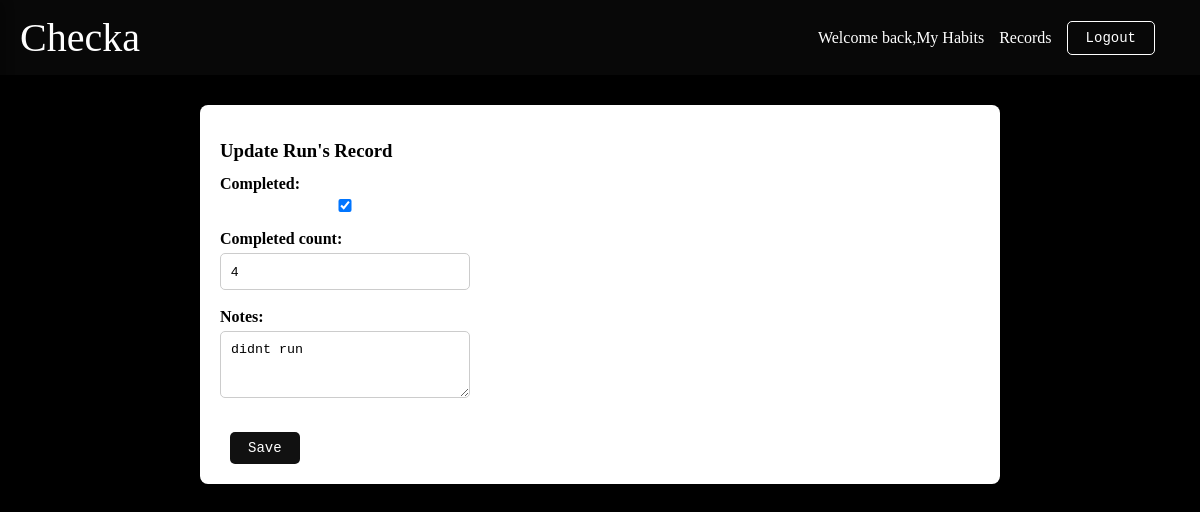
The app's page /records/2 (signed in) with its own data.
### checka/models.py (models this page shows, shortened)
class HabitRecord(models.Model):
    habit = models.ForeignKey(Habit, on_delete=models.CASCADE, related_name='records')
    date = models.DateField(default=date.today)
    completed = models.BooleanField(default=False)
    completed_count = models.PositiveIntegerField(default=0)
    notes = models.TextField(blank=True, null=True)
    created_at = models.DateTimeField(auto_now_add=True)
    class Meta:
        unique_together = ['habit', 'date']

class Habit(models.Model):
    FREQUENCY_CHOICES = (
        ('DAILY', 'Daily'),
        ('WEEKLY', 'Weekly'),
        ('MONTHLY', 'Monthly'),
    )
    user = models.ForeignKey(User, on_delete=models.CASCADE, related_name='habits')
    name = models.CharField(max_length=100)
    description = models.TextField(blank=True, null=True)
    category = models.ForeignKey(Category, on_delete=models.SET_NULL, null=True, blank=True, related_name='habits')
    is_active = models.BooleanField(default=True)
    frequency = models.CharField(max_length=20, choices=FREQUENCY_CHOICES, default='DAILY')
    target_count = models.PositiveIntegerField(default=1)
    created_at = models.DateTimeField(auto_now_add=True)
    updated_at = models.DateTimeField(auto_now=True)
    class Meta:
        unique_together = ['user', 'name']

### checka/views.py (the view)
# urls.py: path('records/<int:pk>', views.habit_record_edit, name='records_update'),
@login_required(login_url=settings.LOGIN_URL)
def habit_record_edit(request, pk):
    record = HabitRecord.objects.get(id=pk)
    form = HabitRecordForm(instance=record)
    if request.method == 'POST':
        form = HabitRecordForm(request.POST, instance=record)
        if form.is_valid():
            form.save()
            return redirect("records")
    context = {"form": form, "record": record}
    return render(request, "checka/habit_record_update.html", context)

### checka/forms.py
class HabitRecordForm(forms.ModelForm):
    class Meta:
        model = HabitRecord
        fields = ['completed', 'completed_count', 'notes']
        widgets = {
            'notes': forms.Textarea(attrs={'rows': 3}),
        }

### checka/templates/checka/habit_record_update.html (shortened to what this page needs)
{% extends 'base.html' %}
{% block content %}
<div class="container">
    <h3>Update {{ record.habit.name }}'s Record</h3>
    <form method="post">
        {{ form.as_p }}
        <button type="submit" class="btn-solid">Save</button>
    </form>
</div>
{% endblock %}

### static/css/style.css (style rules this page uses)
* { box-sizing: border-box; padding: 0; margin: 0; }
html { scroll-behavior: smooth; }
body { font-family: "Halant", serif; font-weight: 400; font-style: normal; margin: 0; background-color: #000000; }
.container { margin: 30px auto; max-width: 800px; background: #fff; padding: 20px; border-radius: 8px; box-shadow: 0 2px 8px rgba(0, 0, 0, 0.08); }
button { cursor: pointer; border: none; outline: none; }
h1, h2, h3 { padding-top: 15px; padding-bottom: 5px; }
input, textarea, select { width: 250px; padding: 10px; border: 1px solid #ccc; border-radius: 5px; margin-bottom: 10px; }
label { display: block; margin-bottom: 5px; margin-top: 8px; font-weight: bold; }
.btn-outline, .btn-solid { padding: 8px 18px; font-size: 14px; text-decoration: none; border-radius: 5px; border: 1px solid #111; margin-left: 10px; font-family: monospace; margin-top: 20px; transition: 256ms all; }
.btn-solid { background: #111; color: #fff; border: none; }

### records on screen
HabitRecord: habit.name "Run", completed "☑", completed_count "4", notes "didnt run"
